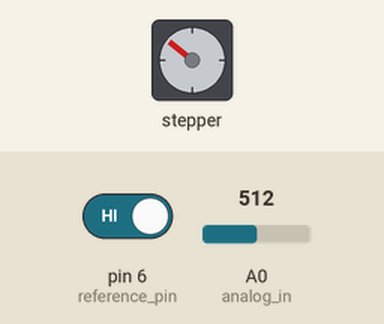
A sketch run on a simulated Arduino Uno, built with avr-gcc and run on an emulated ATmega328P. Shown: stepper motor. Wiring (inferred from the names in the program): stepper motor (2048 steps per turn assumed): coils pin 2, pin 3, pin 4, pin 5. The inputs (shaded band) are chosen by the test bench; at power-on: pin 6 (reference_pin) HIGH, A0 (analog_in) = 512.

Above: at 0.8 s.
0.9 s: pin 6 (reference_pin) driven LOW
2.7 s: A0 (analog_in) set to 716
At 3.9 s:
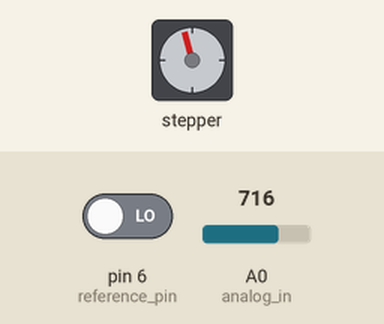
4.3 s: A0 (analog_in) set to 6
At 4.45 s:
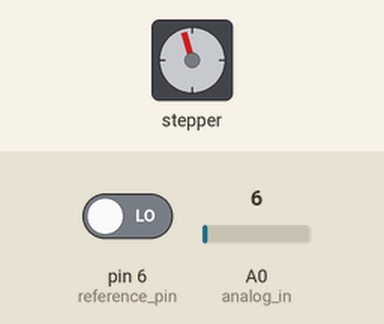
6.4 s: A0 (analog_in) set to 511
At 6.76 s:
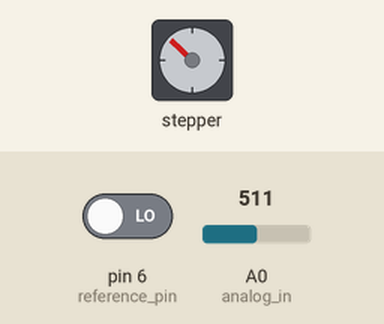
Timing chart, 0 to 9.3 s (numbered marks = the images above; inputs shaded):
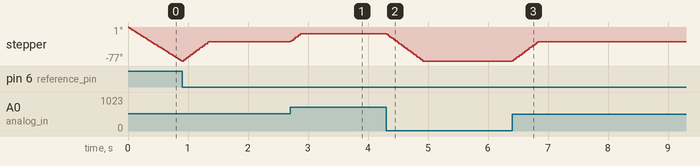

Measured:
- after the input at 2.7 s, stepper: turns 18° clockwise in 0.17 s, starting at once
- after the input at 4.3 s, stepper: turns 62° counter-clockwise in 0.60 s, starting at once
- after the input at 6.4 s, stepper: turns 44° clockwise in 0.43 s, starting at once

The sketch:

stepper_instrument.ino
```cpp
// (licence header left out)
// define a hystereses to quieten the stepper
#define HYSTERESIS 1


// Stepper motor outputs
int stepper_1A = 2;
int stepper_2A = 3;
int stepper_1B = 4;
int stepper_2B = 5;

// Reference switch input
int reference_pin = 6;

// Analog voltage input
int analog_in = A0;

// Stepper and position counter
int steper = 0;
int pos = 0;

// Reference value to detect an edge
int ref;
int ref_old;

// The analog value
int analog_value;

// the setup routine
void setup() {

  // initialize the digital pin as an output.
  pinMode(stepper_1A, OUTPUT);
  pinMode(stepper_1B, OUTPUT);
  pinMode(stepper_2A, OUTPUT);
  pinMode(stepper_2B, OUTPUT);

  // Reference switch input
  pinMode(reference_pin, INPUT);

  // Read the reference switch
  ref = digitalRead(reference_pin);
  ref_old = ref;


  // Reference run until an edge is detected
  do {
    steper --;
    update_stepper();

    delay (2); // Stepper speed
    ref_old = ref;
    ref = digitalRead(reference_pin);
  }
  while (!((ref == 0) && (ref_old == 1)));


}

// The main loop
void loop() {
  int i;

  // Mean 16 values. It acts as a filter
  analog_value = 0;
  for (i = 0; i< 16; i++)
    analog_value += analogRead(analog_in);
  analog_value /= 32;

  // Step left or right ?
  if (analog_value > pos+HYSTERESIS) {
    steper ++;
    pos ++;
  }
  else if (analog_value < pos-HYSTERESIS) {
    steper --;
    pos --;
  }

  update_stepper();


  //delay (5); // not needed, because the analogRead function is so slow.

}

// Control the stepper motor
void update_stepper() {
  switch (steper & 0x03) {
  case 0:
    digitalWrite(stepper_1A, LOW);
    digitalWrite(stepper_1B, HIGH);
    digitalWrite(stepper_2A, LOW);
    digitalWrite(stepper_2B, HIGH);
    break;
  case 1:
    digitalWrite(stepper_1A, HIGH);
    digitalWrite(stepper_1B, LOW);
    digitalWrite(stepper_2A, LOW);
    digitalWrite(stepper_2B, HIGH);
    break;
  case 2:
    digitalWrite(stepper_1A, HIGH);
    digitalWrite(stepper_1B, LOW);
    digitalWrite(stepper_2A, HIGH);
    digitalWrite(stepper_2B, LOW);
    break;
  case 3:
    digitalWrite(stepper_1A, LOW);
    digitalWrite(stepper_1B, HIGH);
    digitalWrite(stepper_2A, HIGH);
    digitalWrite(stepper_2B, LOW);
    break;

  }
}
```
